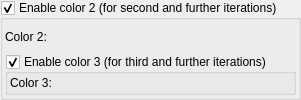
                 <widget class="MyGroupBox" name="groupCheck_fake_lights_color_2_enabled">
                  <property name="title">
                   <string>Enable color 2 (for second and further iterations)</string>
                  </property>
                  <property name="checkable">
                   <bool>true</bool>
                  </property>
                  <layout class="QGridLayout" name="gridLayout_25">
                   <property name="leftMargin">
                    <number>2</number>
                   </property>
                   <property name="topMargin">
                    <number>2</number>
                   </property>
                   <property name="rightMargin">
                    <number>2</number>
                   </property>
                   <property name="bottomMargin">
                    <number>2</number>
                   </property>
                   <property name="spacing">
                    <number>2</number>
                   </property>
                   <item row="0" column="0">
                    <widget class="QLabel" name="label_48">
                     <property name="text">
                      <string>Color 2:</string>
                     </property>
                    </widget>
                   </item>
                   <item row="0" column="1">
                    <widget class="MyColorButton" name="colorButton_fake_lights_color_2" native="true">
                     <property name="toolTip">
                      <string>&lt;html&gt;&lt;head/&gt;&lt;body&gt;&lt;p&gt;Color of light source&lt;/p&gt;&lt;/body&gt;&lt;/html&gt;</string>
                     </property>
                     <property name="text" stdset="0">
                      <string>PushButton</string>
                     </property>
                    </widget>
                   </item>
                   <item row="1" column="0" colspan="2">
                    <widget class="MyGroupBox" name="groupCheck_fake_lights_color_3_enabled">
                     <property name="title">
                      <string>Enable color 3 (for third and further iterations)</string>
                     </property>
                     <property name="checkable">
                      <bool>true</bool>
                     </property>
                     <layout class="QGridLayout" name="gridLayout_28">
                      <property name="leftMargin">
                       <number>2</number>
                      </property>
                      <property name="topMargin">
                       <number>2</number>
                      </property>
                      <property name="rightMargin">
                       <number>2</number>
                      </property>
                      <property name="bottomMargin">
                       <number>2</number>
                      </property>
                      <property name="spacing">
                       <number>2</number>
                      </property>
                      <item row="0" column="0">
                       <widget class="QLabel" name="label_51">
                        <property name="text">
                         <string>Color 3:</string>
                        </property>
                       </widget>
                      </item>
                      <item row="0" column="1">
                       <widget class="MyColorButton" name="colorButton_fake_lights_color_3" native="true">
                        <property name="toolTip">
                         <string>&lt;html&gt;&lt;head/&gt;&lt;body&gt;&lt;p&gt;Color of light source&lt;/p&gt;&lt;/body&gt;&lt;/html&gt;</string>
                        </property>
                        <property name="text" stdset="0">
                         <string>PushButton</string>
                        </property>
                       </widget>
                      </item>
                     </layout>
                    </widget>
                   </item>
                  </layout>
                 </widget>
